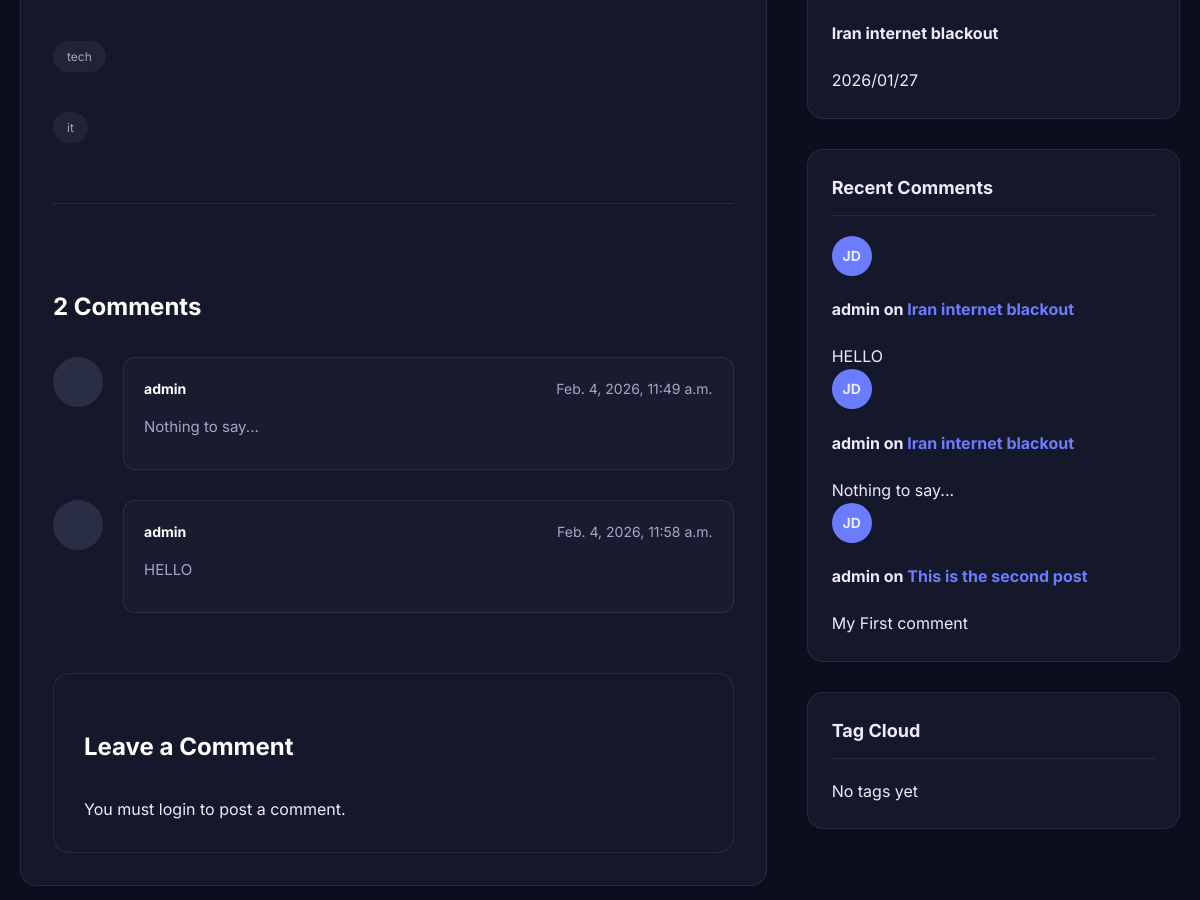
Before: /1/ (middle part) with the older database file.
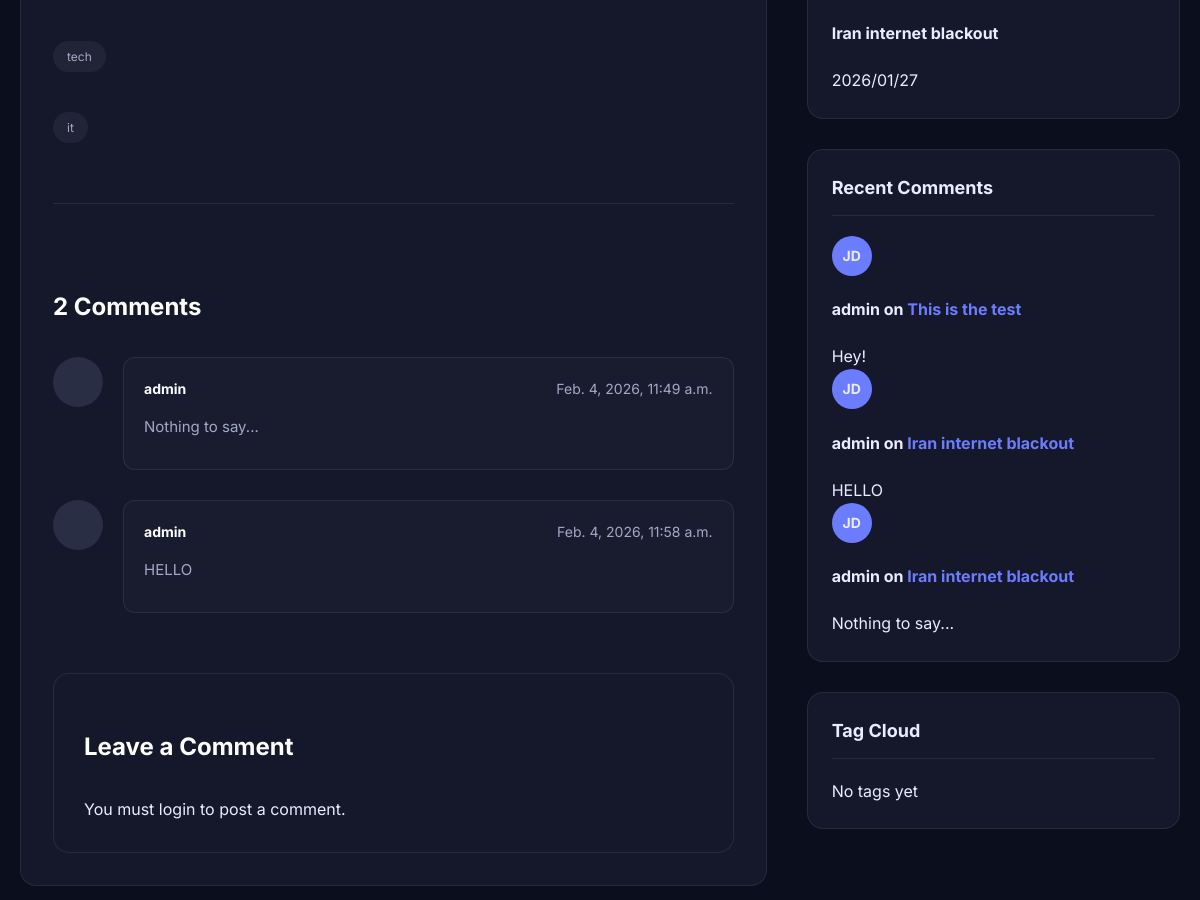
After: the same page with the newer database file.
### posts/models.py (models this page shows, shortened)
class Tag(models.Model):
    name = models.CharField(max_length=100, unique=True)
    slug = models.SlugField(unique=True)

class Comment(models.Model):
    post = models.ForeignKey(
        Post,
        on_delete=models.CASCADE,
        related_name='comments'
    )
    user_comment = models.ForeignKey(
        settings.AUTH_USER_MODEL,
        on_delete=models.CASCADE,
        related_name="user_comment"
    )
    content = models.TextField()
    is_active = models.BooleanField(default=False)
    created_at = models.DateTimeField(auto_now_add=True)

class Post(models.Model):
    img = models.ImageField(upload_to='blog_images/', blank=True, null=True)
    title = models.CharField(max_length=200)
    content = models.TextField()
    author = models.ForeignKey(
        settings.AUTH_USER_MODEL,
        on_delete=models.CASCADE,
        related_name="posts"
    )
    created_date = models.DateTimeField(auto_now_add=True)
    updated_date = models.DateTimeField(auto_now=True)
    status = models.BooleanField(default=True)
    def __str__(self):
        return f"{self.title}"
    category = models.ManyToManyField(
        Category,
        related_name="posts",
        blank=True
    )
    tag = models.ManyToManyField(
        Tag,
        related_name="posts",
        blank=True
    )
    counted_views = models.IntegerField(default=0)

### accounts/models.py (models this page shows)
class CustomUser(AbstractUser):
    email = models.EmailField(unique=True)
    first_name = models.CharField(max_length=50)
    last_name = models.CharField(max_length=50)
    phone_number = models.CharField(max_length=20, blank=False, null=False)
    profile_picture = models.ImageField(upload_to='profiles/', blank=True, null=True)
    biography = models.TextField(default="No bio")
    def __str__(self):
        return self.username

### posts/views.py (the view)
# urls.py: path("<int:pid>/", single_post, name="single"),
def single_post(request, pid):
    post = get_object_or_404(Post, id=pid)
    post.counted_views += 1
    post.save()
    categories = Category.objects.annotate(
        post_count=Count('posts', distinct=True)
    )
    if request.method == 'POST' and request.user.is_authenticated:
        form = CommentForm(request.POST)
        if form.is_valid():
            comment = form.save(commit=False)
            comment.post = post
            comment.user_comment = request.user
            comment.save()
            messages.add_message(request,messages.SUCCESS,'Your comment has been submitted. It will appear after the admin confirmation.')
            return redirect('blog:single', post.id)
        else:
            messages.add_message(request,messages.ERROR,'Your comment has not been submitted.')
    else:
     form = CommentForm()
    active_comments = post.comments.filter(is_active=True)
    return render(request, 'blog/single.html',{
        'post': post,
        'categories': categories,
        'form': form,
        'comment_count': active_comments.count(),
    })

### posts/templatetags/blog_tags.py (called while the page is built)
@register.inclusion_tag('blog/partials/sidebar/latest_posts.html')
def show_latest_posts():
    posts = Post.objects.all().order_by('-id')[:3]
    return {'posts': posts}

@register.inclusion_tag('blog/partials/sidebar/recent_comments.html')
def show_recent_comments(count=3):
    comments = Comment.objects.filter(is_active=1).order_by('-created_at')[:3]
    return {'comments': comments}

### templates/blog/single.html (shortened to what this page needs)
{% extends 'base.html' %}
{% load blog_tags %}
{% block content %}
<section class="main-area">
  <div class="container layout-grid">
    <article class="single-post">
      {% for tag in post.tag.all %}
      <div class="post-tags">
        <span class="tag">{{tag.name}}</span>
      </div>
      {% empty %}
      <div class="post-tags"><span class="tag">No tags</span></div>
      {% endfor %}
      {% include 'blog/comment.html' %}
    </article>
    <aside class="sidebar-widgets">
      {% show_latest_posts %}
      {% show_recent_comments %}
      {% include 'blog/partials/sidebar/tag_cloud.html' %}
    </aside>
  </div>
</section>
{% endblock %}

### templates/blog/comment.html (shortened to what this page needs)
<div class="comments-area">
  <h3 class="comments-title">{{ comment_count }} Comment{{comment_count|pluralize }}</h3>
  <div class="comment-list">
    {% for comment in post.comments.all %}
       {% if comment.is_active %}
    <div class="comment-item">
      <div class="comment-avatar"></div>
      <div class="comment-body">
        <div class="comment-header">
          <span class="comment-author">{{ comment.user_comment.username }}</span>
          <span class="comment-date">{{comment.created_at}}</span>
        </div>
        <p class="comment-text">{{comment.content}}</p>
      </div>
    </div>
    {% endif %}
    {% empty %}
    <p>No comments yet. Be the first to share your thoughts!</p>
    {% endfor %}
  </div>
  <div class="comment-form-wrap">
    <h3 class="comments-title">Leave a Comment</h3>
    {% if user.is_authenticated %}
    <form action="" class="comment-form" method="POST">
        {% for message in messages %}
        {{message}}
        {% endfor %}
        <div class="form-group half">
          <div>Logged in as: {{user.username}}</div>
        </div>
      {% csrf_token %}
      <div class="form-group">
        {{form.content}}
        {{form.content.errors}}
      </div>
      <div class="form-row">
      </div>
      <div class="form-group">
        {{ form.captcha }}
        {{ form.captcha.errors }}
      </div>
      <button type="submit" class="btn">Post Comment</button>
    </form>
    {% else %}
          <div class="form-group">
       You must login to post a comment.
      </div>
    {% endif %}
  </div>
</div>

### templates/blog/partials/sidebar/latest_posts.html (shortened to what this page needs)
<div class="widget">
  <div class="mini-post">
    <div class="mini-details">
      {% for post in posts %}
      <h4><a href="{% url 'blog:single' pid=post.id %}">{{post.title}}</a></h4>
      <span class="date">{{post.created_date|date:"Y/m/d"}}</span>
      {% endfor %}
    </div>
  </div>
</div>

### templates/blog/partials/sidebar/recent_comments.html
<div class="widget">
  <h3 class="widget-title">Recent Comments</h3>
  {% for comment in comments %}
  <div class="mini-post">
    <div style="width: 40px; height: 40px; border-radius: 50%; background: var(--accent); display: grid; place-items: center; font-weight: bold; font-size: 14px;">JD</div>
    <div class="mini-details">
      <h4>{{comment.user_comment}} on <a href="#" style="color: var(--accent);">{{comment.post}}</a></h4>
      <span class="date">{{comment.content}}</span>
    </div>
  </div>
  {% endfor %}
</div>

Changed rows visible on the page:
no longer on this page (row unchanged): Comment: user_comment "admin", post "This is the second post", content "My First comment", shown under "Recent Comments"
added Comment: user_comment "admin", post "This is the test", content "Hey!", shown under "Recent Comments"
